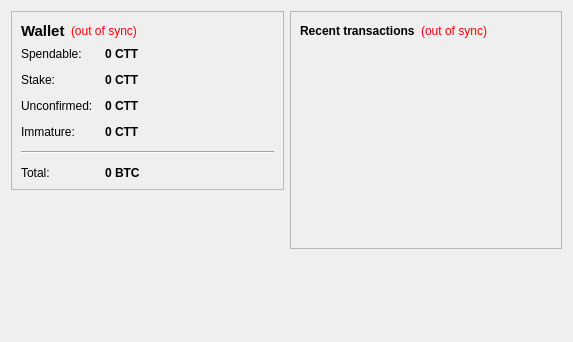
<?xml version="1.0" encoding="UTF-8"?>
<ui version="4.0">
 <class>OverviewPage</class>
 <widget class="QWidget" name="OverviewPage">
  <property name="geometry">
   <rect>
    <x>0</x>
    <y>0</y>
    <width>573</width>
    <height>342</height>
   </rect>
  </property>
  <property name="windowTitle">
   <string>Form</string>
  </property>
  <layout class="QHBoxLayout" name="horizontalLayout" stretch="1,1">
   <item>
    <layout class="QVBoxLayout" name="verticalLayout_2">
     <item>
      <widget class="QFrame" name="frame">
       <property name="frameShape">
        <enum>QFrame::StyledPanel</enum>
       </property>
       <property name="frameShadow">
        <enum>QFrame::Raised</enum>
       </property>
       <layout class="QVBoxLayout" name="verticalLayout_4">
        <item>
         <layout class="QHBoxLayout" name="horizontalLayout_4">
          <item>
           <widget class="QLabel" name="label_5">
            <property name="font">
             <font>
              <pointsize>11</pointsize>
              <weight>75</weight>
              <bold>true</bold>
             </font>
            </property>
            <property name="text">
             <string>Wallet</string>
            </property>
           </widget>
          </item>
          <item>
           <widget class="QLabel" name="labelWalletStatus">
            <property name="toolTip">
             <string>The displayed information may be out of date. Your wallet automatically synchronizes with the Contanti network after a connection is established, but this process has not completed yet.</string>
            </property>
            <property name="styleSheet">
             <string notr="true">QLabel { color: red; }</string>
            </property>
            <property name="text">
             <string notr="true">(out of sync)</string>
            </property>
            <property name="alignment">
             <set>Qt::AlignLeading|Qt::AlignLeft|Qt::AlignVCenter</set>
            </property>
           </widget>
          </item>
          <item>
           <spacer name="horizontalSpacer_2">
            <property name="orientation">
             <enum>Qt::Horizontal</enum>
            </property>
            <property name="sizeHint" stdset="0">
             <size>
              <width>40</width>
              <height>20</height>
             </size>
            </property>
           </spacer>
          </item>
         </layout>
        </item>
        <item>
         <layout class="QFormLayout" name="formLayout_2">
          <property name="fieldGrowthPolicy">
           <enum>QFormLayout::AllNonFixedFieldsGrow</enum>
          </property>
          <property name="horizontalSpacing">
           <number>12</number>
          </property>
          <property name="verticalSpacing">
           <number>12</number>
          </property>
          <item row="0" column="0">
           <widget class="QLabel" name="label">
            <property name="text">
             <string>Spendable:</string>
            </property>
           </widget>
          </item>
          <item row="0" column="1">
           <widget class="QLabel" name="labelBalance">
            <property name="font">
             <font>
              <weight>75</weight>
              <bold>true</bold>
             </font>
            </property>
            <property name="cursor">
             <cursorShape>IBeamCursor</cursorShape>
            </property>
            <property name="toolTip">
             <string>Your current spendable balance</string>
            </property>
            <property name="text">
             <string notr="true">0 CTT</string>
            </property>
            <property name="textInteractionFlags">
             <set>Qt::LinksAccessibleByMouse|Qt::TextSelectableByKeyboard|Qt::TextSelectableByMouse</set>
            </property>
           </widget>
          </item>
          <item row="1" column="0">
           <widget class="QLabel" name="label_6">
            <property name="text">
             <string>Stake:</string>
            </property>
           </widget>
          </item>
          <item row="1" column="1">
           <widget class="QLabel" name="labelStake">
            <property name="font">
             <font>
              <weight>75</weight>
              <bold>true</bold>
             </font>
            </property>
            <property name="cursor">
             <cursorShape>IBeamCursor</cursorShape>
            </property>
            <property name="toolTip">
             <string>Total of coins that was staked, and do not yet count toward the current balance</string>
            </property>
            <property name="text">
             <string notr="true">0 CTT</string>
            </property>
            <property name="textInteractionFlags">
             <set>Qt::LinksAccessibleByMouse|Qt::TextSelectableByKeyboard|Qt::TextSelectableByMouse</set>
            </property>
           </widget>
          </item>
          <item row="2" column="0">
           <widget class="QLabel" name="label_3">
            <property name="text">
             <string>Unconfirmed:</string>
            </property>
           </widget>
          </item>
          <item row="2" column="1">
           <widget class="QLabel" name="labelUnconfirmed">
            <property name="font">
             <font>
              <weight>75</weight>
              <bold>true</bold>
             </font>
            </property>
            <property name="cursor">
             <cursorShape>IBeamCursor</cursorShape>
            </property>
            <property name="toolTip">
             <string>Total of transactions that have yet to be confirmed, and do not yet count toward the current balance</string>
            </property>
            <property name="text">
             <string notr="true">0 CTT</string>
            </property>
            <property name="textInteractionFlags">
             <set>Qt::LinksAccessibleByMouse|Qt::TextSelectableByKeyboard|Qt::TextSelectableByMouse</set>
            </property>
           </widget>
          </item>
          <item row="3" column="0">
           <widget class="QLabel" name="labelImmatureText">
            <property name="text">
             <string>Immature:</string>
            </property>
           </widget>
          </item>
          <item row="3" column="1">
           <widget class="QLabel" name="labelImmature">
            <property name="font">
             <font>
              <weight>75</weight>
              <bold>true</bold>
             </font>
            </property>
            <property name="toolTip">
             <string>Mined balance that has not yet matured</string>
            </property>
            <property name="text">
             <string notr="true">0 CTT</string>
            </property>
            <property name="textInteractionFlags">
             <set>Qt::LinksAccessibleByMouse|Qt::TextSelectableByKeyboard|Qt::TextSelectableByMouse</set>
            </property>
           </widget>
          </item>
          <item row="4" column="0" colspan="2">
           <widget class="Line" name="line">
            <property name="orientation">
             <enum>Qt::Horizontal</enum>
            </property>
           </widget>
          </item>
          <item row="5" column="0">
           <widget class="QLabel" name="labelTotalText">
            <property name="text">
             <string>Total:</string>
            </property>
           </widget>
          </item>
          <item row="5" column="1">
           <widget class="QLabel" name="labelTotal">
            <property name="font">
             <font>
              <weight>75</weight>
              <bold>true</bold>
             </font>
            </property>
            <property name="cursor">
             <cursorShape>IBeamCursor</cursorShape>
            </property>
            <property name="toolTip">
             <string>Your current total balance</string>
            </property>
            <property name="text">
             <string notr="true">0 BTC</string>
            </property>
            <property name="textInteractionFlags">
             <set>Qt::LinksAccessibleByMouse|Qt::TextSelectableByKeyboard|Qt::TextSelectableByMouse</set>
            </property>
           </widget>
          </item>
         </layout>
        </item>
       </layout>
      </widget>
     </item>
     <item>
      <spacer name="verticalSpacer">
       <property name="orientation">
        <enum>Qt::Vertical</enum>
       </property>
       <property name="sizeHint" stdset="0">
        <size>
         <width>20</width>
         <height>40</height>
        </size>
       </property>
      </spacer>
     </item>
    </layout>
   </item>
   <item>
    <layout class="QVBoxLayout" name="verticalLayout_3">
     <item>
      <widget class="QFrame" name="frame_2">
       <property name="frameShape">
        <enum>QFrame::StyledPanel</enum>
       </property>
       <property name="frameShadow">
        <enum>QFrame::Raised</enum>
       </property>
       <layout class="QVBoxLayout" name="verticalLayout">
        <item>
         <layout class="QHBoxLayout" name="horizontalLayout_2">
          <item>
           <widget class="QLabel" name="label_4">
            <property name="text">
             <string>&lt;b&gt;Recent transactions&lt;/b&gt;</string>
            </property>
           </widget>
          </item>
          <item>
           <widget class="QLabel" name="labelTransactionsStatus">
            <property name="toolTip">
             <string>The displayed information may be out of date. Your wallet automatically synchronizes with the Contanti network after a connection is established, but this process has not completed yet.</string>
            </property>
            <property name="styleSheet">
             <string notr="true">QLabel { color: red; }</string>
            </property>
            <property name="text">
             <string notr="true">(out of sync)</string>
            </property>
            <property name="alignment">
             <set>Qt::AlignRight|Qt::AlignTrailing|Qt::AlignVCenter</set>
            </property>
           </widget>
          </item>
          <item>
           <spacer name="horizontalSpacer">
            <property name="orientation">
             <enum>Qt::Horizontal</enum>
            </property>
            <property name="sizeHint" stdset="0">
             <size>
              <width>40</width>
              <height>20</height>
             </size>
            </property>
           </spacer>
          </item>
         </layout>
        </item>
        <item>
         <widget class="QListView" name="listTransactions">
          <property name="styleSheet">
           <string notr="true">QListView { background: transparent; }</string>
          </property>
          <property name="frameShape">
           <enum>QFrame::NoFrame</enum>
          </property>
          <property name="verticalScrollBarPolicy">
           <enum>Qt::ScrollBarAlwaysOff</enum>
          </property>
          <property name="horizontalScrollBarPolicy">
           <enum>Qt::ScrollBarAlwaysOff</enum>
          </property>
          <property name="selectionMode">
           <enum>QAbstractItemView::NoSelection</enum>
          </property>
         </widget>
        </item>
       </layout>
      </widget>
     </item>
     <item>
      <spacer name="verticalSpacer_2">
       <property name="orientation">
        <enum>Qt::Vertical</enum>
       </property>
       <property name="sizeHint" stdset="0">
        <size>
         <width>20</width>
         <height>40</height>
        </size>
       </property>
      </spacer>
     </item>
    </layout>
   </item>
  </layout>
 </widget>
 <resources/>
 <connections/>
</ui>
